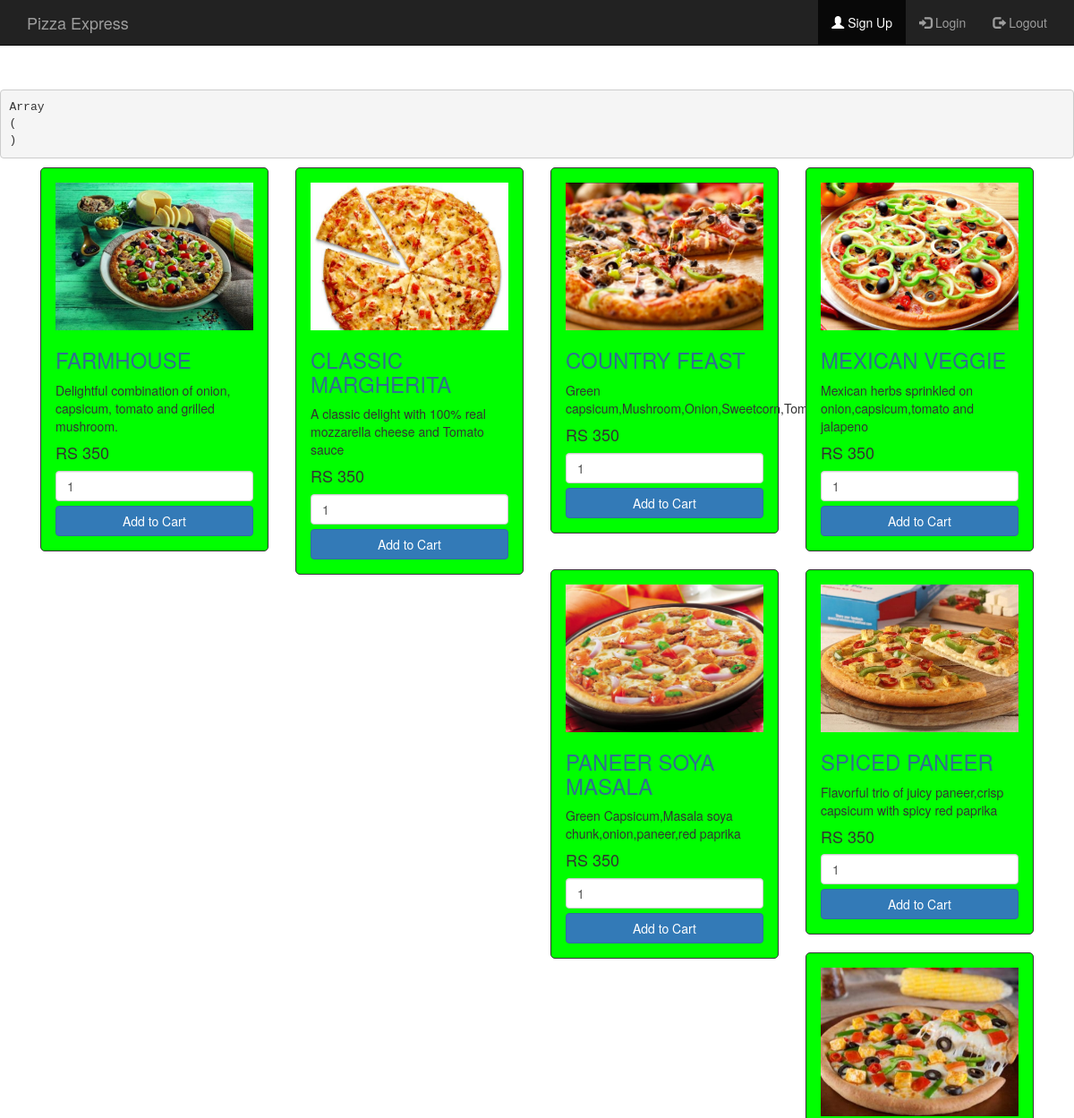
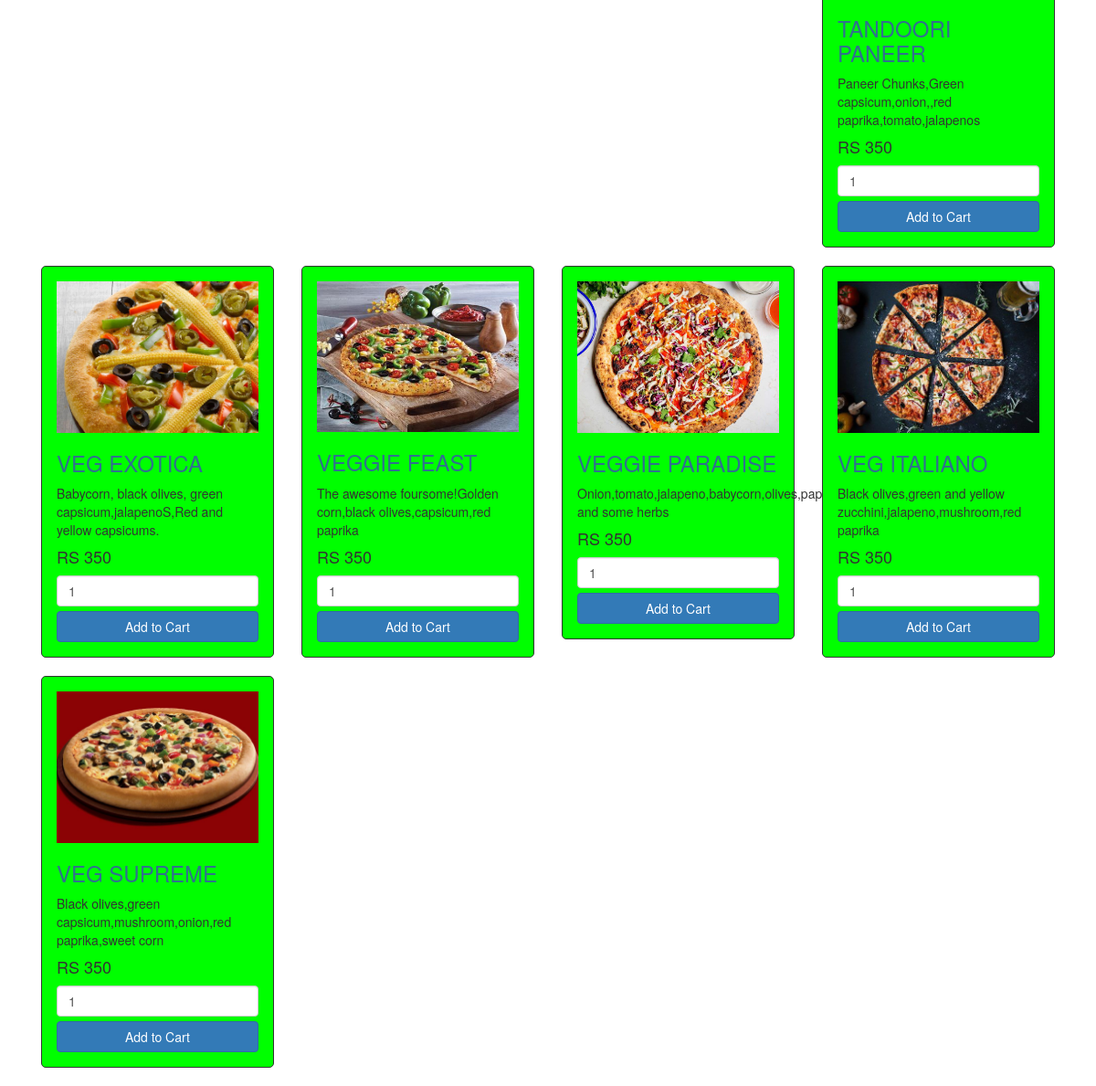
The page /veg.php on the database its author committed (2 pictures, top to bottom).
### tables this page shows
CREATE TABLE `veg1` (
  `id` int(255) NOT NULL,
  `image` varchar(255) NOT NULL,
  `name` varchar(255) NOT NULL,
  `ingredients` varchar(255) NOT NULL,
  `price` int(255) NOT NULL
);

### veg.php (the view, shortened to what this page needs)
<!DOCTYPE html>
<html>
    <head>
    <link rel="stylesheet" href="https://maxcdn.bootstrapcdn.com/bootstrap/3.3.7/css/bootstrap.min.css" >
        <link rel="stylesheet" type="text/css" href="s2.css" >
    </head>
    <body>
         <nav class="navbar navbar-inverse navbar-fixed-top">
            <div class="container">
                <div class="navbar-header">
                   <a href="pizzaexpress.html" class="navbar-brand">Pizza Express</a>
                </div>
                <div class="collapse navbar-collapse" id="myNavbar">
                    <ul class="nav navbar-nav navbar-right">
                        <li class="active"><a href="signup1.html"> <span class="glyphicon glyphicon-user"></span>  Sign Up</a></li>
                        <li><a href="login1.html"> <span class="glyphicon glyphicon-log-in"></span>  Login</a></li>
			<li><a href="logout.php"> <span class="glyphicon glyphicon-log-out"></span> Logout</a></li>
                    </ul>
                </div>
            </div>
         </nav>
        <br><br><br><br><br>
<?php
pre_r($_SESSION);
function pre_r($array){
  echo '<pre>';
  print_r($array);
  echo '</pre>' ;
}
?>
<div class="container">
  <?php
$connect =mysqli_connect('localhost','root','','veg');
$query='SELECT * FROM veg1 ORDER by id ASC';
$result=mysqli_query($connect,$query);
if($result) {
    if(mysqli_num_rows($result)>0)
    {
      while($veg1 =mysqli_fetch_assoc($result)) {
      ?>
          <div class = "col-sm-4 col-md-3">
          <form method="post" action="veg.php?action=add&id=<?php echo $veg1['id']; ?>">
            <div class="products">
          <img src="<?php echo $veg1['image']; ?>" class="img-responsive" />
         <h3 class="text-info"> <?php echo $veg1['name'] ?> </h3>
         <p> <?php echo $veg1['ingredients'] ?> </p>
         <h4> RS <?php echo $veg1['price']; ?> </h4>
         <input type="text" name="quantity" class="form-control" value="1" />
          <input type="submit" name="add_to_cart" style="margin-top:5px;" class="btn btn-primary btn-block" value="Add to Cart" />
          </div>
        </form>
        </div>
    <?php
 }
    }
}
?>
</div>
</body>
</html>

### s2.css (style rules this page uses)
.products { border: 1px solid #333 ; background-color: #00FF00 ; border-radius: 5px; padding: 16px; margin-bottom: 20px; }

### rows shown on the page
veg1: image (picture), name "FARMHOUSE", ingredients "Delightful combination of onion, capsicum, tomato and grilled mushroom.", price "350"
veg1: image (picture), name "CLASSIC MARGHERITA", ingredients "A classic delight with 100% real mozzarella cheese and Tomato sauce", price "350"
veg1: image (picture), name "COUNTRY FEAST", ingredients "Green capsicum,Mushroom,Onion,Sweetcorn,Tomato,Olives", price "350"
veg1: image (picture), name "MEXICAN VEGGIE", ingredients "Mexican herbs sprinkled on onion,capsicum,tomato and jalapeno", price "350"
veg1: image (picture), name "PANEER SOYA MASALA", ingredients "Green Capsicum,Masala soya chunk,onion,paneer,red paprika", price "350"
veg1: image (picture), name "SPICED PANEER", ingredients "Flavorful trio of juicy paneer,crisp capsicum with spicy red paprika", price "350"
veg1: image (picture), name "TANDOORI PANEER", ingredients "Paneer Chunks,Green capsicum,onion,,red paprika,tomato,jalapenos", price "350"
veg1: image (picture), name "VEG EXOTICA", ingredients "Babycorn, black olives, green capsicum,jalapenoS,Red and yellow capsicums.", price "350"
veg1: image (picture), name "VEGGIE FEAST", ingredients "The awesome foursome!Golden corn,black olives,capsicum,red paprika", price "350"
veg1: image (picture), name "VEGGIE PARADISE", ingredients "Onion,tomato,jalapeno,babycorn,olives,paprika and some herbs", price "350"
veg1: image (picture), name "VEG ITALIANO", ingredients "Black olives,green and yellow zucchini,jalapeno,mushroom,red paprika", price "350"
veg1: image (picture), name "VEG SUPREME", ingredients "Black olives,green capsicum,mushroom,onion,red paprika,sweet corn", price "350"
